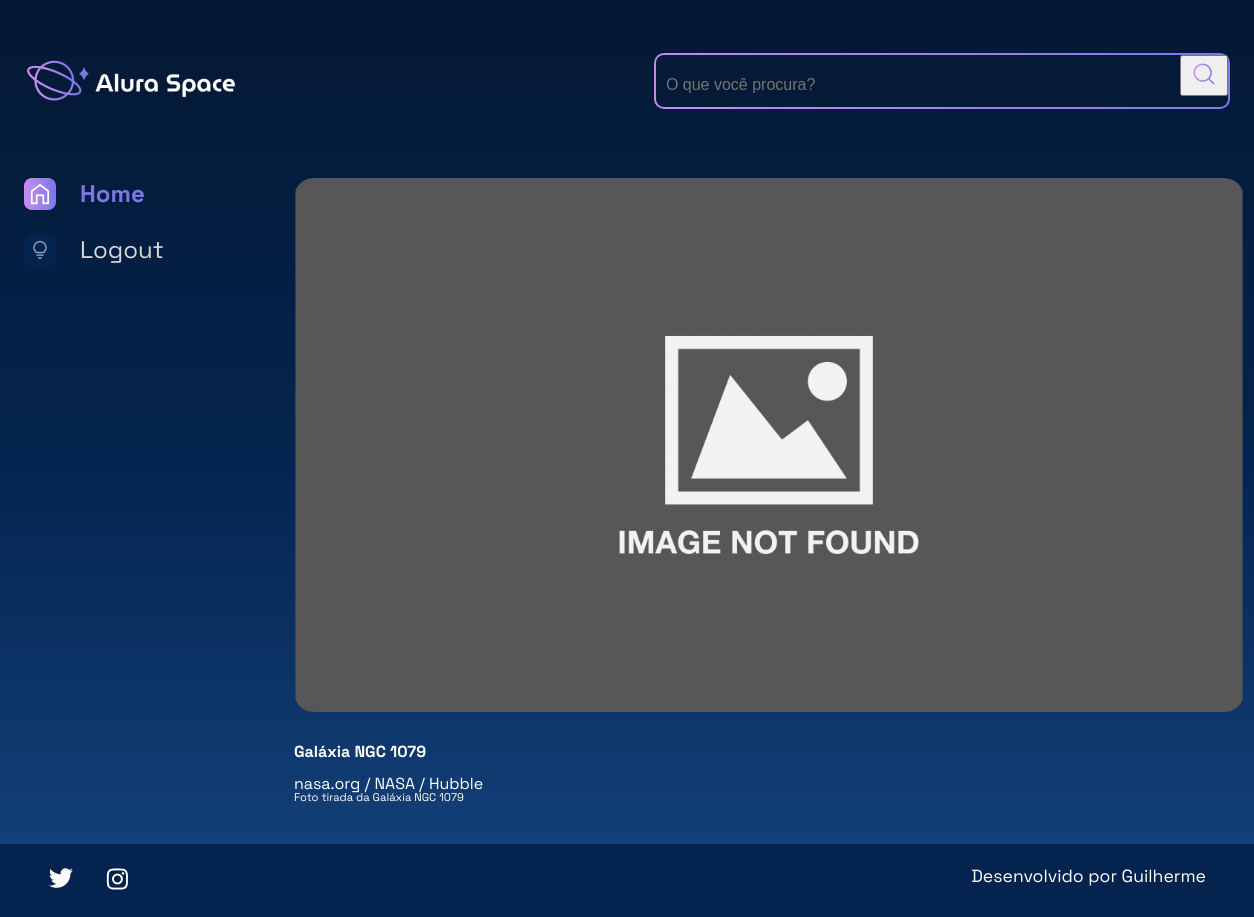
/imagem/1, run on an earlier commit of the app's database.
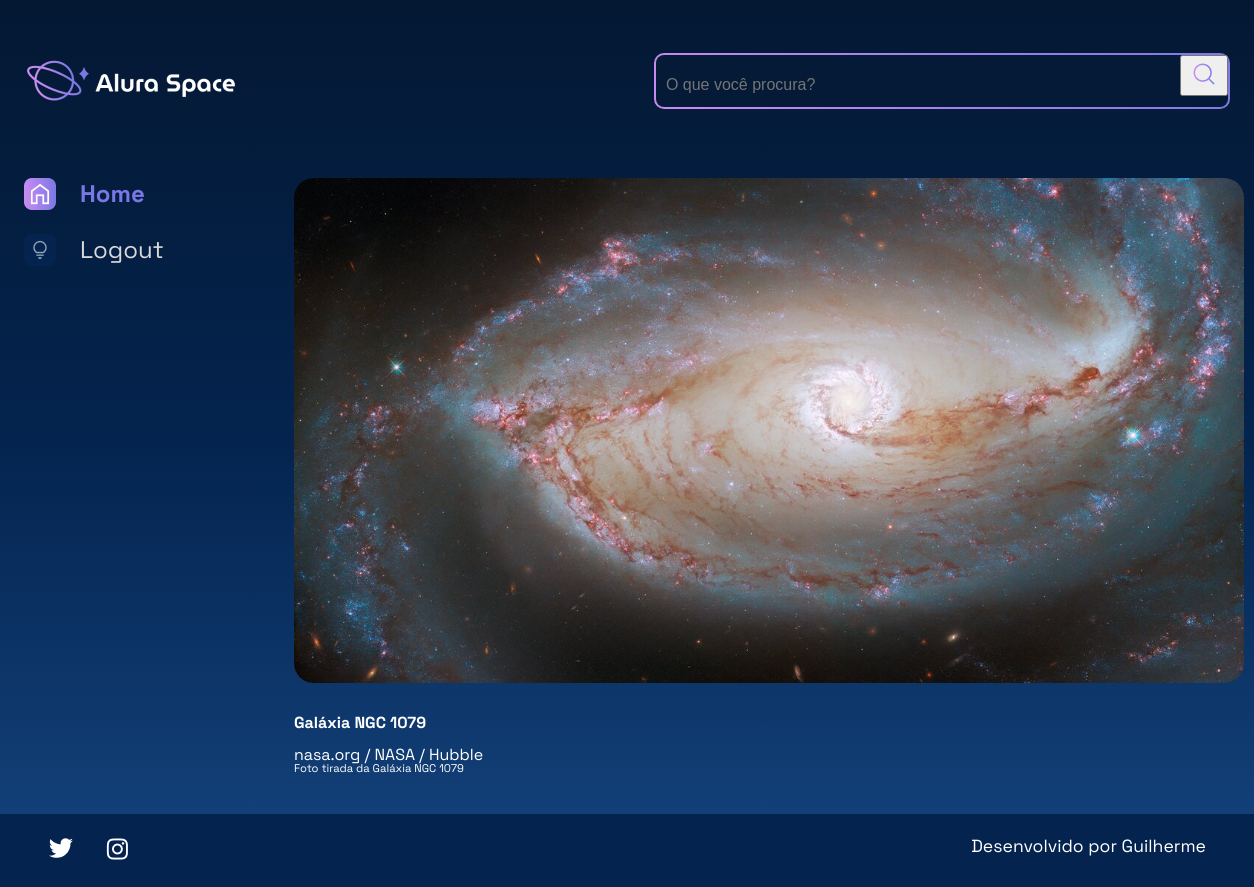
And on a later commit of the database.
### galeria/models.py (models this page shows, shortened)
class Fotografia(models.Model):
    OPCOES_CATEGORIA = [
        ("NEBULOSA", "Nebulosa"),
        ("ESTRELA", "Estrela"),
        ("GALÁXIA", "Galáxia"),
        ("PLANETA", "Planeta")
    ]
    nome = models.CharField(max_length=100, null=False, blank=False)
    legenda = models.CharField(max_length=200, null=False, blank=False)
    categoria = models.CharField(max_length=150, choices=OPCOES_CATEGORIA, default="")
    descricao = models.TextField(null=False, blank=False)
    foto = models.ImageField(upload_to="fotos/%Y/%m/%d/", blank=True)
    ativo = models.BooleanField(default=False)
    data_fotografia = models.DateField(default=datetime.now(), blank=False)

### galeria/views.py (the view)
# urls.py: path('imagem/<foto_id>', imagem, name="imagem"),
def imagem(request, foto_id):
    fotografia = get_object_or_404(Fotografia, pk=foto_id)
    return render(request, 'galeria/imagem.html', {"fotografia": fotografia})

### templates/galeria/imagem.html
{% extends 'galeria/base.html'%}
{% load static %}
{% block content%}
<div class="pagina-inicial">
    {% include 'partials/_header.html' %}
    <main class="principal">
        {% include 'partials/_menu-lateral.html' %}
        <section class="conteudo">
            <section class="imagem">
                <div class="imagem__conteudo">
                    {% if fotografia.foto == "" or fotografia.foto == null %}
                    <img class="imagem__imagem" src="{% static '/assets/imagens/galeria/not-found.png' %}">
                    {% else %}
                    <img class="imagem__imagem" src="{{fotografia.foto.url}}">
                    {% endif %}
                    <div class="imagem__info">
                        <div class="imagem__texto">
                            <p class="imagem__titulo">{{fotografia.nome}}</p>
                            <p class="imagem__texto">{{fotografia.legenda}}</p>
                            <p class="imagem__descricao">{{fotografia.descricao}}</p>
                        </div>
                    </div>
                </div>
            </section>
        </section>
    </main>
</div>
{% endblock %}

What changed in the data, as far as the page shows it:
changed Fotografia "Galáxia NGC 1079": foto: picture added
